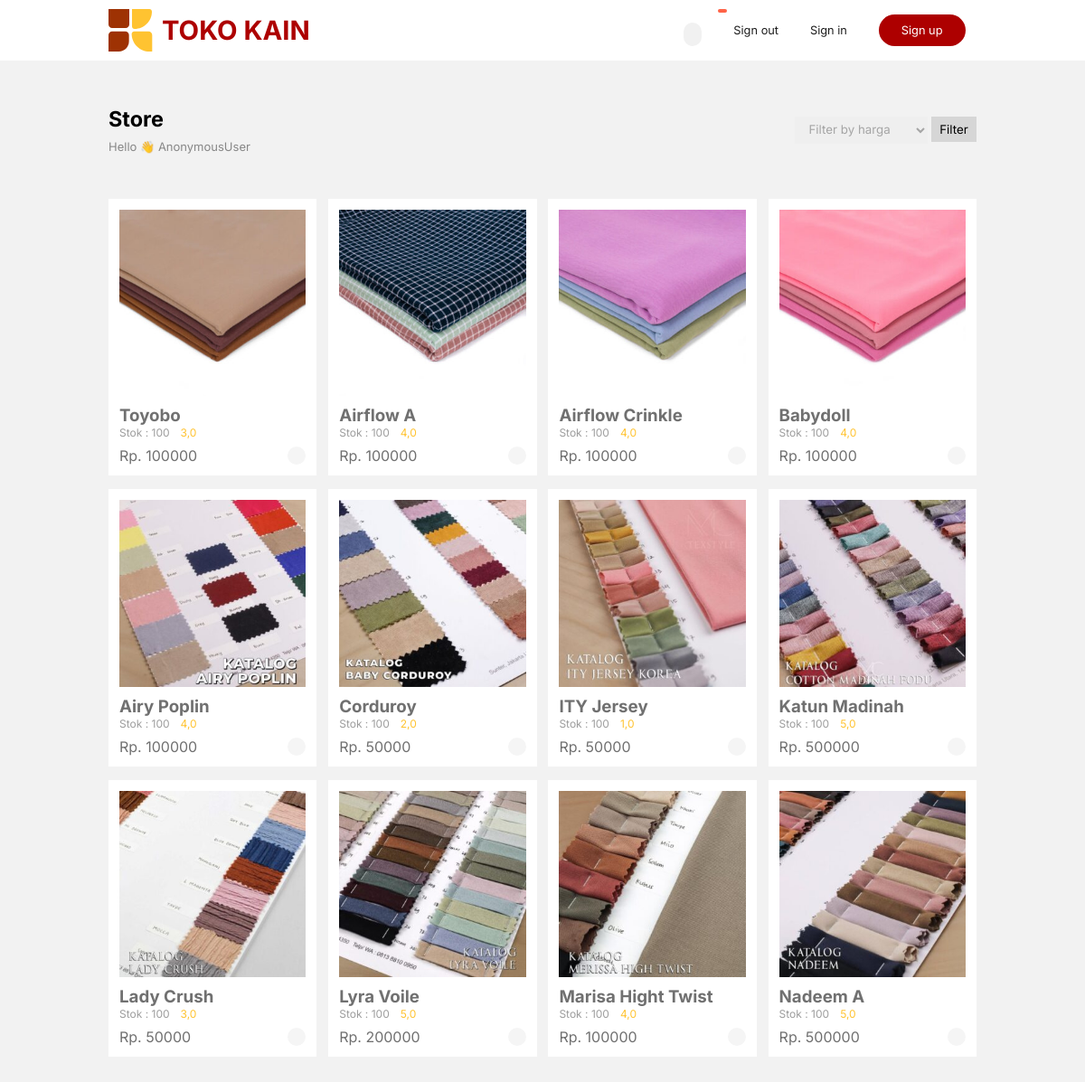
The app's page /, older data.
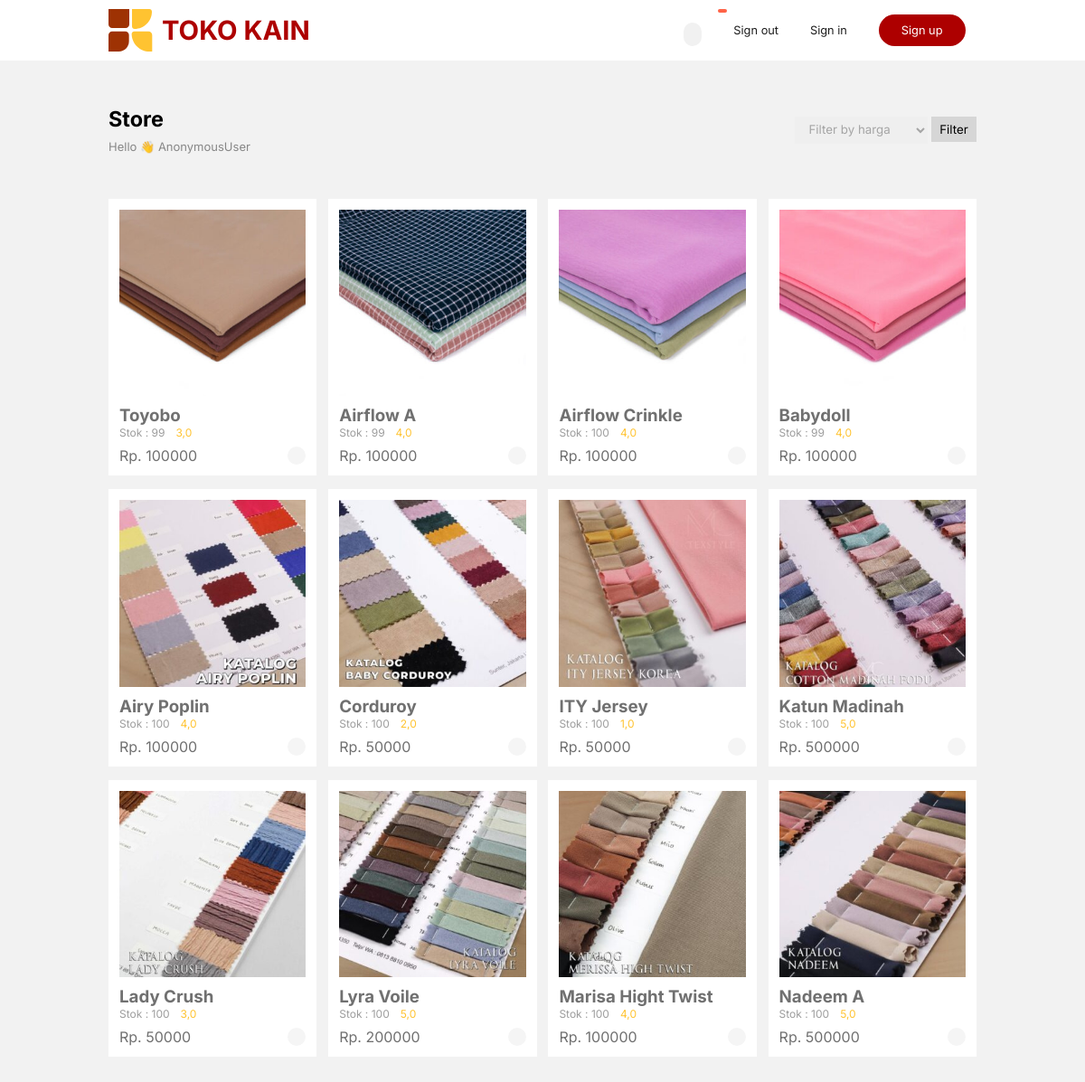
The same page, newer data.
### greenstore_app/models.py (models this page shows, shortened)
class Produk(models.Model):
    img_produk = models.ImageField(upload_to='produk')
    nama_produk = models.CharField(max_length=100)
    rettings = models.FloatField()
    harga = models.IntegerField()
    stok = models.IntegerField(default=0)

### greenstore_app/views.py (the view)
# urls.py: path('', ProdukListView.as_view(), name='index'),
class ProdukListView(ListView):
    model = Produk
    template_name = 'index.html'
    context_object_name = 'produk'
    def get_queryset(self):
        queryset = Produk.objects.all().order_by('-id')
        filter_type = self.request.GET.get('filter_type', '')
        if filter_type == 'termurah':
            queryset = queryset.order_by('harga')
        elif filter_type == 'termahal':
            queryset = queryset.order_by('-harga')
        return queryset

### templates/index.html (shortened to what this page needs)
{% load static %}
<!DOCTYPE html>
<html lang="en">
<head>
    <link rel="stylesheet" href="{%static 'css/main.css'%}">
</head>
<body>
    <nav>
        <div class="logo">
            <img src="{% static 'img/logo.svg' %}" alt="">
            <h3>TOKO KAIN</h3>
        </div>
        <div class="btncart">
            <a href="{% url 'checkout' %}">
                <p id="jlh">{{ total_items }}</p>
                <ion-icon name="cart" id="cartProduk"></ion-icon>
            </a>
            <button class="signin" id="signout-btn">Sign out</button>
            <button class="signin" onclick="window.dialogsignin.showModal();">Sign in</button>
            <button class="signup" onclick="window.dialogsignup.showModal();">Sign up</button>
        </div>
    </nav>
    <div class="container">
        <div class="content1">
            <div class="title">
                <h3>Store</h3>
                <p>Hello 👋 {{user}}</p>
            </div>
            <form method="GET" action="{% url 'index' %}">
                <select name="filter_type" id="filter-type">
                    <option value="">Filter by harga</option>
                </select>
                <button type="submit">Filter</button>
            </form>
        </div>
        <div class="content2">
            {% for data in produk %}
                <div class="card">
                    <img src="{{data.img_produk.url}}" alt="">
                    <div class="ket">
                        <h3>{{data.nama_produk}}</h3>
                        <div id="reting">
                            <div class="stok">
                                <p>Stok : {{data.stok}}</p>
                            </div>
                            {{data.rettings}}
                        </div>
                        <p>Rp. {{data.harga}}</p>
                        <a href="#" class="beli-btn" data-produk-id="{{data.id}}">
                            <ion-icon name="bag-check" id="beli"></ion-icon>
                        </a>
                    </div>
                </div>
            {% endfor %}
        </div>
    </div>
</body>
</html>

Row changes from the older to the newer data that the page shows:
changed Produk "Toyobo": stok "100" → "99"
changed Produk "Airflow A": stok "100" → "99"
changed Produk "Babydoll": stok "100" → "99"
